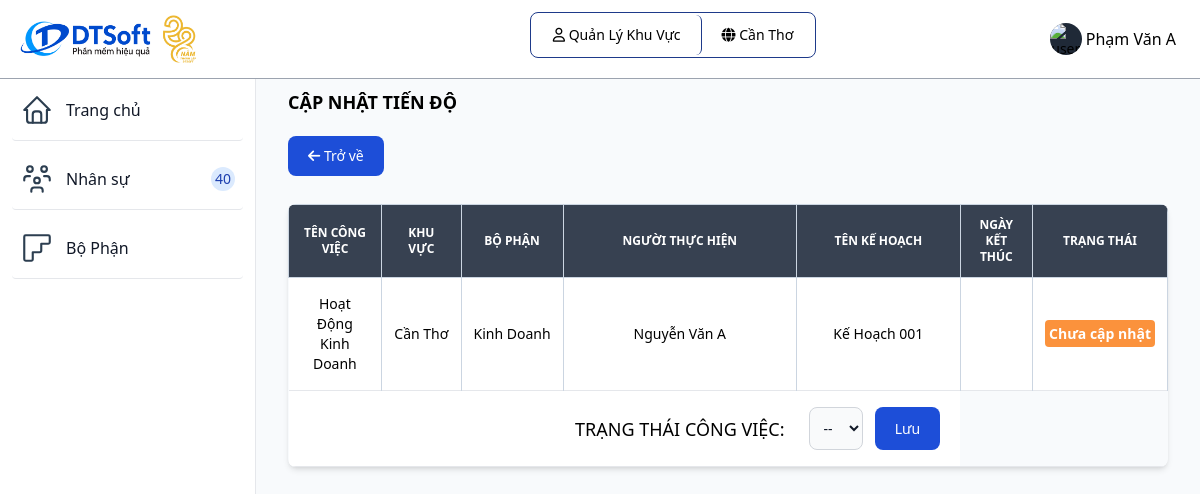
Page /chitietcongviec.php?id=CV001 (signed in) on the committed database.
### tables this page shows
CREATE TABLE `vaitro` (
  `id_vaitro` varchar(10) NOT NULL,
  `tenvaitro` varchar(255) NOT NULL,
  `mota` varchar(255) NOT NULL
);

CREATE TABLE `khuvuc` (
  `id_khuvuc` varchar(10) NOT NULL,
  `tenkhuvuc` varchar(255) NOT NULL,
  `diachi` varchar(255) NOT NULL,
  `sdt` int(20) NOT NULL
);

CREATE TABLE `tiendocongviec` (
  `id_congviec` varchar(10) NOT NULL,
  `id_nguoidung` varchar(10) NOT NULL,
  `id_khuvuc` varchar(10) NOT NULL,
  `id_bophan` varchar(10) NOT NULL,
  `id_kehoachgiaoviec` varchar(10) NOT NULL,
  `tencongviec` varchar(255) NOT NULL,
  `trangthaicongviec` varchar(255) DEFAULT NULL,
  `thoigianbatdau` date NOT NULL,
  `thoigianketthucdukien` date NOT NULL,
  `thoigianketthuc` date DEFAULT NULL
);

CREATE TABLE `bophan` (
  `id_bophan` varchar(10) NOT NULL,
  `id_khuvuc` varchar(10) NOT NULL,
  `tenbophan` varchar(255) NOT NULL,
  `cvchuyenmon` varchar(255) NOT NULL
);

CREATE TABLE `nguoidung` (
  `id_nguoidung` varchar(10) NOT NULL,
  `id_bophan` varchar(10) DEFAULT NULL,
  `id_vaitro` varchar(10) NOT NULL,
  `id_khuvuc` varchar(10) DEFAULT NULL,
  `tennguoidung` varchar(255) NOT NULL,
  `sdt_nd` varchar(20) NOT NULL,
  `diachi_nd` varchar(255) NOT NULL,
  `email` varchar(255) NOT NULL,
  `password` varchar(255) NOT NULL,
  `ngaysinh` date NOT NULL,
  `gioitinh` varchar(255) NOT NULL
);

CREATE TABLE `kehoachgiaoviec` (
  `id_kehoachgiaoviec` varchar(10) NOT NULL,
  `id_bophan` varchar(10) NOT NULL,
  `id_khuvuc` varchar(10) NOT NULL,
  `tenkh` varchar(255) NOT NULL,
  `ngaybatdau` date NOT NULL,
  `ngayktdukien` date NOT NULL,
  `ngayktthucte` date NOT NULL,
  `trangthai` varchar(30) NOT NULL
);

### chitietcongviec.php (the view, shortened to what this page needs)
<?php
include "inc/header.php";
include "db/database.php";
?>
<?php
if (!isset($_GET['id']) || $_GET['id'] == NULL) {
  echo "Lỗi rồi";
} else {
  $id = $_GET['id'];
}
?>
  <div class="p-4 sm:ml-64">
    <div class="p-4 mt-14">
    <div class="mb-5 font-bold text-lg uppercase">Cập nhật tiến độ</div>
        <div>
            <button type="button" class="text-white bg-blue-700 hover:bg-blue-800 focus:ring-4 focus:ring-blue-300 font-medium rounded-lg text-sm px-5 py-2.5 mr-2 mb-2 dark:bg-blue-600 dark:hover:bg-blue-700 focus:outline-none dark:focus:ring-blue-800">
                <a href="capnhattiendocongviec.php"><i class="fa-solid fa-arrow-left"></i> Trở về</a>
            </button>
        </div>
        <div class="mb-4 mt-5">
          <div class="relative overflow-x-auto shadow-md sm:rounded-lg">
            <?php
            $sql = "SELECT * FROM tiendocongviec WHERE id_congviec = '$id'";
            $result = mysqli_query($connect, $sql);
            $row = mysqli_fetch_array($result);
            $tencongviec = $row["tencongviec"];
            $id_kehoach = $row["id_kehoachgiaoviec"];
            $id_nguoidung = $row["id_nguoidung"];
            $id_khuvuc = $row["id_khuvuc"];
            $id_bophan = $row["id_bophan"];
            $sql_nguoidung = "SELECT `tennguoidung` FROM `nguoidung` WHERE `id_nguoidung` = '" . $id_nguoidung . "'";
            $result_nguoidung = mysqli_query($connect, $sql_nguoidung);
            $row_nguoidung = mysqli_fetch_array($result_nguoidung);
            $tennguoidung = $row_nguoidung["tennguoidung"];
            $sql_kehoach = "SELECT `tenkh` FROM `kehoachgiaoviec` WHERE `id_kehoachgiaoviec` = '" . $id_kehoach . "'";
            $result_kehoach = mysqli_query($connect, $sql_kehoach);
            $row_kehoach = mysqli_fetch_array($result_kehoach);
            $tenkehoach = $row_kehoach["tenkh"];
            $sql_khuvuc = "SELECT `tenkhuvuc` FROM `khuvuc` WHERE `id_khuvuc` = '" . $id_khuvuc . "'";
            $result_khuvuc = mysqli_query($connect, $sql_khuvuc);
            $row_khuvuc = mysqli_fetch_array($result_khuvuc);
            $tenkhuvuc = $row_khuvuc["tenkhuvuc"];
            $sql_bophan = "SELECT `tenbophan` FROM `bophan` WHERE `id_bophan` = '" . $id_bophan . "'";
            $result_bophan = mysqli_query($connect, $sql_bophan);
            $row_bophan = mysqli_fetch_array($result_bophan);
            $tenbophan = $row_bophan["tenbophan"];
            ?>
              <table class="w-full text-sm text-gray-500 dark:text-gray-400">
                  <thead class="text-xs text-white uppercase bg-gray-700">
                      <tr>
                          <th class="px-3 py-3 border border-slate-300">
                            Tên công việc
                          </th>
                          <th class="px-3 py-3 border border-slate-300">
                            Khu vực
                          </th>
                          <th class="px-3 py-3 border border-slate-300">
                            Bộ phận
                          </th>
                          <th class="px-3 py-3 border border-slate-300">
                            Người thực hiện
                          </th>
                          <th class="px-3 py-3 border border-slate-300">
                            Tên kế hoạch
                          </th>
                          <th class="px-3 py-3 border border-slate-300">
                            Ngày kết thúc
                          </th>
                          <th class="px-3 py-3 border border-slate-300">
                            Trạng thái
                          </th>
                      </tr>
                  </thead>
                  <tbody class="text-black text-center">
                      <tr class="bg-white border-b dark:border-gray-700 hover:bg-gray-50">
                          <td class="px-3 py-4 text-black border-r border-slate-300">
                            <?php echo $tencongviec ?>
                          </td>
                          <td class="px-3 py-4 font-medium whitespace-nowrap border-r border-slate-300">
                            <?php echo $tenkhuvuc ?>
                          </td>
                          <td class="px-3 py-4 font-medium whitespace-nowrap border-r border-slate-300">
                            <?php echo $tenbophan ?>
                          </td>
                          <td class="px-3 py-4 font-medium whitespace-nowrap border-r border-slate-300">
                            <?php echo $tennguoidung ?>
                          </td>
                          <td class="px-3 py-4 font-medium whitespace-nowrap border-r border-slate-300">
                            <?php echo $tenkehoach ?>
                          </td>
                          <td class="px-3 py-4 font-medium whitespace-nowrap border-r border-slate-300">
                          </td>
                          <td class="px-3 py-4 font-medium whitespace-nowrap border-r border-slate-300">
                            <?php
                                $result_trangthaicv = mysqli_query($connect, $sql);
                                $row_trangthaicv = mysqli_fetch_array($result_trangthaicv);
                                $trangthaicv = $row_trangthaicv["trangthaicongviec"];
                                if ($trangthaicv=='Chưa Hoàn Thành') {
                                    echo '<span class="bg-red-500 rounded p-1 text-white font-bold">Chưa Hoàn Thành</span>';
                                } else if($trangthaicv=='Hoàn Thành') {
                                    echo '<span class="bg-green-500 rounded p-1 text-white font-bold">Hoàn Thành</span>';
                                } else {
                                    echo '<span class="bg-orange-400 rounded p-1 text-white font-bold">Chưa cập nhật</span>';
                                }
                            ?>
                          </td>
                      </tr>
                      <tr class="bg-white border-b dark:border-gray-700 hover:bg-gray-50">
                          <td class="px-3 py-4 text-black">
                          </td>
                          <td class="px-3 py-4 font-medium whitespace-nowrap">
                          </td>
                          <td class="px-3 py-4 font-medium whitespace-nowrap">
                          </td>
                          <td class="px-3 py-4 font-medium whitespace-nowrap text-lg">
                            TRẠNG THÁI CÔNG VIỆC:
                          </td>
                          <td class="px-3 py-4 font-medium whitespace-nowrap text-lg">
                            <form class="flex" method="POST">
                                <select name="trangthaicongviec" class="bg-gray-50 border border-gray-300 text-gray-900 text-sm rounded-lg focus:ring-blue-500 focus:border-blue-500 block w-full p-2.5 dark:bg-gray-700 dark:border-gray-600 dark:placeholder-gray-400 dark:text-white dark:focus:ring-blue-500 dark:focus:border-blue-500">
                                    <option value="" selected>-- Chọn tiến độ --</option>
                                </select>
                                <button type="submit" class="ml-3 text-white bg-blue-700 hover:bg-blue-800 focus:ring-4 focus:outline-none focus:ring-blue-300 font-medium rounded-lg text-sm px-5 py-2.5 text-center inline-flex items-center mr-2 dark:bg-blue-600 dark:hover:bg-blue-700 dark:focus:ring-blue-800">
                                    Lưu
                                </button>
                            </form>
                          </td>
                      </tr>
                  </tbody>
              </table>
          </div>
  </div>
</body>
</html>

### inc/header.php (shortened to what this page needs)
<?php
 include_once('db/connect.php');
?>
<!DOCTYPE html>
<html lang="en">
<head>
	<link href="https://unpkg.com/tailwindcss@2.2.19/dist/tailwind.min.css" rel=" stylesheet">
  <link rel="stylesheet" href="https://cdnjs.cloudflare.com/ajax/libs/font-awesome/6.4.0/css/all.min.css">
	<link href="https://cdn.datatables.net/1.10.19/css/jquery.dataTables.min.css" rel="stylesheet">
	<link href="https://cdn.datatables.net/responsive/2.2.3/css/responsive.dataTables.min.css" rel="stylesheet">
  <script src="https://cdn.tailwindcss.com"></script>
</head>
<body class="g-sidenav-show bg-slate-50" id="draggable">
  <nav class="fixed top-0 z-50 w-full bg-white border-b border-gray-400 dark:border-gray-100 text-black">
        <div class="px-3 py-3 lg:px-5 lg:pl-3">
          <div class="flex items-center justify-between">
            <div class="flex items-center justify-start">
              <a href="index.php" class="flex ml-2 md:mr-24">
                <img src="assets/img/logo.jpg" class="h-12 mr-3" alt="FlowBite Logo" />
              </a>
            </div>
	    <div class="divToHide flex items-center justify-start relative inline-flex items-center p-0.5 mb-2 mr-2 text-sm font-medium rounded-lg border border-blue-900">
              <span class="relative px-5 py-2.5 bg-white rounded-md border-r border-blue-900">
                <i class="fa-regular fa-user"></i>
                  <?php
                    $sql = "SELECT tenvaitro from vaitro where id_vaitro = '" . $_SESSION['id_vaitro'] ."'";
                    $result = mysqli_query($connect, $sql);
                    $row = mysqli_fetch_array($result);
                    echo $row['tenvaitro'];
                  ?>
              </span>
              <?php
              if ($_SESSION['id_vaitro'] != 'QTHT'){
              ?>
              <span class="relative px-5 py-2.5 bg-white rounded-md">
                  <i class="fa-solid fa-globe"></i>
                  <?php
                    $sql = "SELECT tenkhuvuc from khuvuc where id_khuvuc = '" . $_SESSION['id_khuvuc'] ."'";
                    $result = mysqli_query($connect, $sql);
                    $row = mysqli_fetch_array($result);
                    echo $row['tenkhuvuc'];
                  ?>
              </span>
              <?php
              }
              ?>
            </div>
            <div class="flex items-center divToHide">
                <div class="flex items-center ml-3">
                  <div class="flex">
                    <button type="button" class="flex text-sm bg-gray-800 rounded-full focus:ring-4 focus:ring-gray-300 dark:focus:ring-gray-600" aria-expanded="false" data-dropdown-toggle="dropdown-user">
                      <img class="w-8 h-8 rounded-full" src="https://flowbite.com/docs/images/people/profile-picture-5.jpg" alt="user photo">
                    </button>
                    <span class="text-black p-1 cursor-pointer" data-dropdown-toggle="dropdown-user"><?php echo $_SESSION['tennguoidung']; ?></span>
                  </div>
                </div>
              </div>
          </div>
        </div>
      </nav>
      <aside id="logo-sidebar" class="fixed top-0 left-0 z-40 w-64 h-screen pt-20 transition-transform -translate-x-full bg-white border-r border-gray-200 sm:translate-x-0 dark:border-gray-100
      h-96 overflow-y-scroll scrollbar-thick scrollbar-thumb-blue-500 scrollbar-track-blue-100
      " aria-label="Sidebar">
         <div class="h-full px-3 pb-4 overflow-y-auto bg-white">
            <ul class="space-y-2 font-medium">
               <li class="border-b rounded">
                  <a href="index.php" class="flex items-center p-2 text-gray-900 rounded-lg dark:text-black hover:bg-gray-100 dark:hover:bg-gray-200">
                     <span class="ml-3">Trang chủ</span>
                  </a>
               </li>
               <?php if($_SESSION['id_vaitro'] == 'QLKV' || $_SESSION['id_vaitro'] == 'QLBP') { ?>
               <li class="border-b rounded">
                  <a href="nhanvien.php" class="flex items-center p-2 text-gray-900 rounded-lg dark:text-black hover:bg-gray-100 dark:hover:bg-gray-200">
                     <span class="flex-1 ml-3 whitespace-nowrap">Nhân sự</span>
                     <span class="inline-flex items-center justify-center w-3 h-3 p-3 ml-3 text-sm font-medium text-blue-800 bg-blue-100 rounded-full dark:bg-blue-700 dark:text-white">40</span>
                  </a>
               </li>
                <?php } ?>
              <?php if($_SESSION['id_vaitro'] == 'QLKV') { ?>
               <li class="border-b rounded">
                  <a href="bophan.php" class="flex items-center p-2 text-gray-900 rounded-lg dark:text-black hover:bg-gray-100 dark:hover:bg-gray-200">
                    <span class="flex-1 ml-3 whitespace-nowrap">Bộ Phận</span>
                  </a>
               </li>
               <?php } ?>
            </ul>
         </div>
      </aside>

### rows in the picture
vaitro: tenvaitro "Quản Lý Khu Vực"
khuvuc: tenkhuvuc "Cần Thơ"
tiendocongviec: tencongviec "Hoạt Động Kinh Doanh"
bophan: tenbophan "Kinh Doanh"
nguoidung: tennguoidung "Nguyễn Văn A"
kehoachgiaoviec: tenkh "Kế Hoạch 001"

### other values in the picture
$_SESSION['tennguoidung'] "Phạm Văn A"
